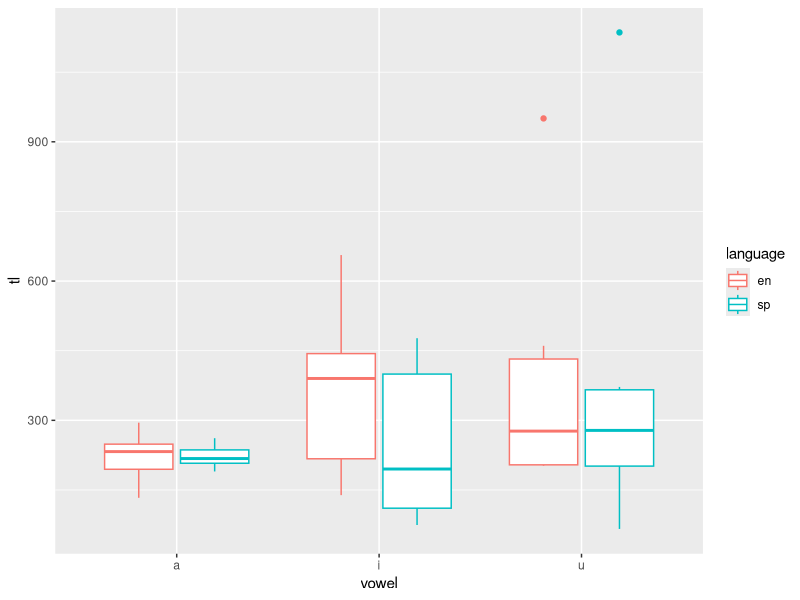
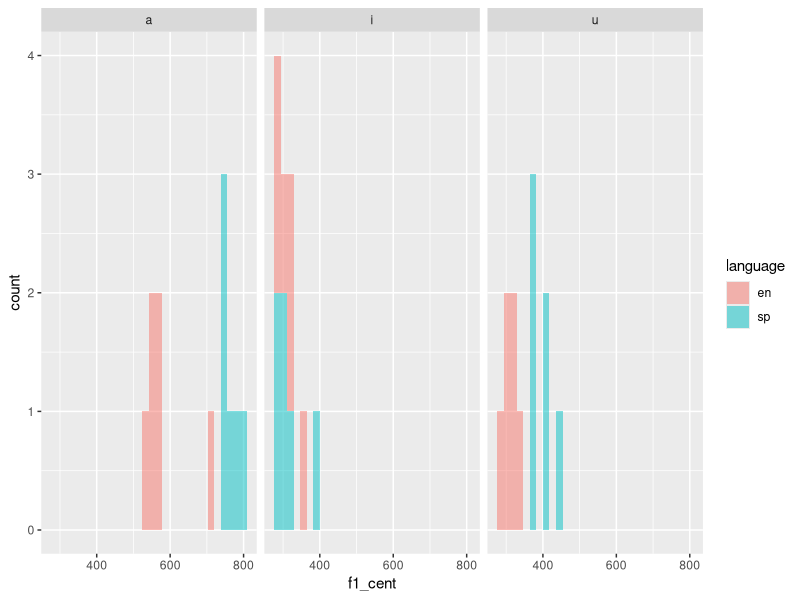
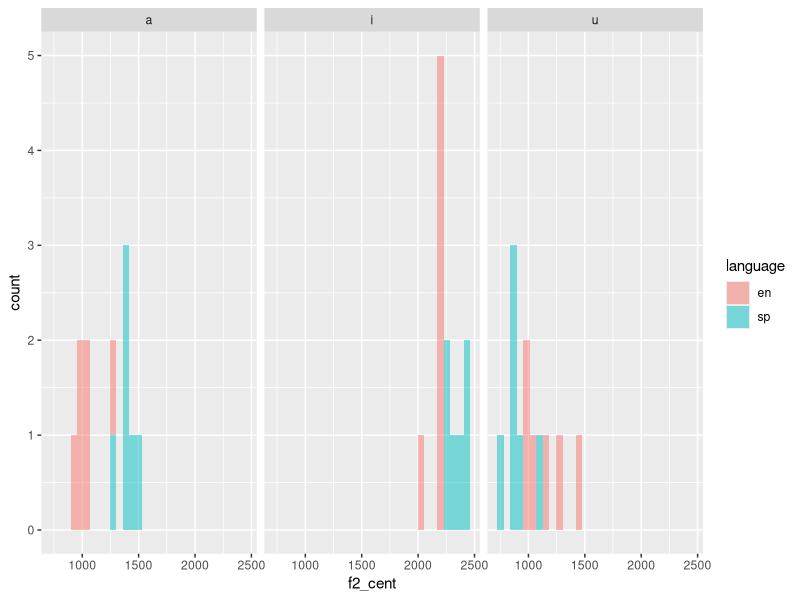
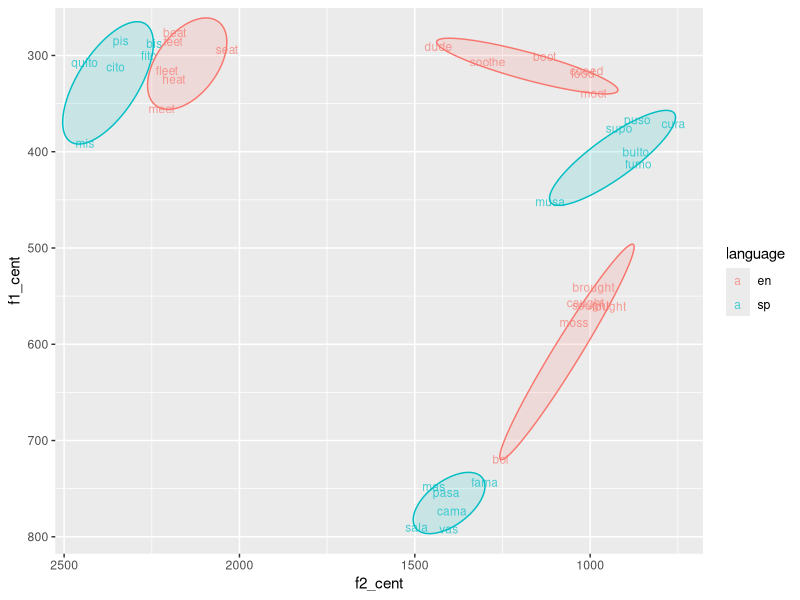
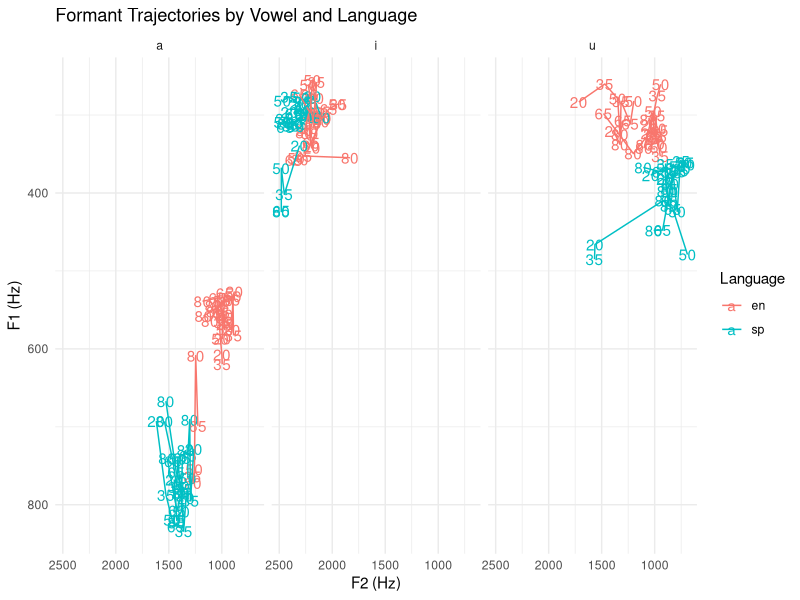
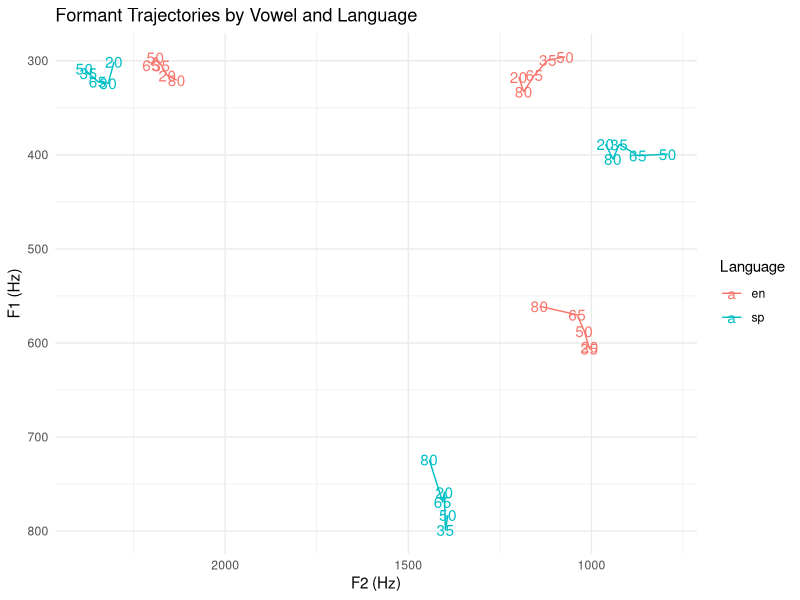

Here is the R script that generated these plots, in order:
## ---- chunk 1
library(here)
library(tidyverse)
library(ggforce)

dat <- read_csv(here("data","vowel_data.csv"))
## ---- chunk 2
dat %>%
  group_by(vowel,language) %>%
  summarize(f1_cent_avg = mean(f1_cent),
            f1_cent_sd = sd(f1_cent),
            f2_cent_avg = mean(f2_cent),
            f2_cent_sd = sd(f2_cent),
            tl_avg = mean(tl),
            tl_sd = sd(tl))
## ---- chunk 3
# Trajectory length as a function of vowel and language
dat %>%
  ggplot() +
  aes(x = vowel, y = tl, color = language) +
  geom_boxplot()

# F1 as a function of vowel and language
dat %>%
  ggplot() +
  aes(x = f1_cent, fill = language) +
  facet_wrap(. ~ vowel) +
  geom_histogram(alpha=.5)

# F2 as a function of vowel and language
dat %>%
  ggplot() +
  aes(x = f2_cent, fill = language) +
  facet_wrap(. ~ vowel) +
  geom_histogram(alpha=.5)

## ---- chunk 4
# (Bonus) Plot spectral centroids in F1/F2 vowel space

dat %>%
  ggplot() +
  aes(x = f2_cent, y = f1_cent, color = language) +
  geom_text(aes(label=item,color=language),alpha=0.7,size=3) +
  geom_mark_ellipse(aes(fill = language,
                        group = interaction(vowel,language)),
                    expand=0, alpha=0.15, show.legend=FALSE) +
  scale_x_reverse() +
  scale_y_reverse()
## ---- chunk 5
# (Bonus) Plot trajectory length in F1/F2 vowel space

dat_long <- dat %>%
  select(-f1_cent,-f2_cent) %>%
  pivot_longer(
    cols = starts_with("f1_") | starts_with("f2_"),
    names_to = c("formant", "percent"),
    names_pattern = "(f[12])_(\\d+)",
    values_to = "Hz"
  ) %>%
  pivot_wider(
    names_from = formant,
    values_from = Hz
  ) %>%
  mutate(percent = as.numeric(percent))

dat_long %>%
  ggplot(aes(x = f2, y = f1,
                     color = language,
                     group = vowel)) +
  geom_text(aes(label=percent)) +
  geom_line(aes(group = interaction(language,item))) +
  facet_wrap(. ~ vowel) +
  scale_x_reverse() +
  scale_y_reverse() +
  theme_minimal() +
  labs(x = "F2 (Hz)", y = "F1 (Hz)",
       shape = "Percent", color = "Language",
       title = "Formant Trajectories by Vowel and Language")


# Here are averages, because the other plot seems really messy.
dat_long %>%
  group_by(vowel,language,percent) %>%
  summarize(f1_avg = mean(f1),
            f2_avg = mean(f2)) %>%
  ggplot(aes(x = f2_avg, y = f1_avg,
                     color = language,
                     group = vowel)) +
  geom_text(aes(label=percent)) +
  geom_line(aes(group = interaction(vowel,language))) +
  scale_x_reverse() +
  scale_y_reverse() +
  theme_minimal() +
  labs(x = "F2 (Hz)", y = "F1 (Hz)",
       shape = "Percent", color = "Language",
       title = "Formant Trajectories by Vowel and Language")

